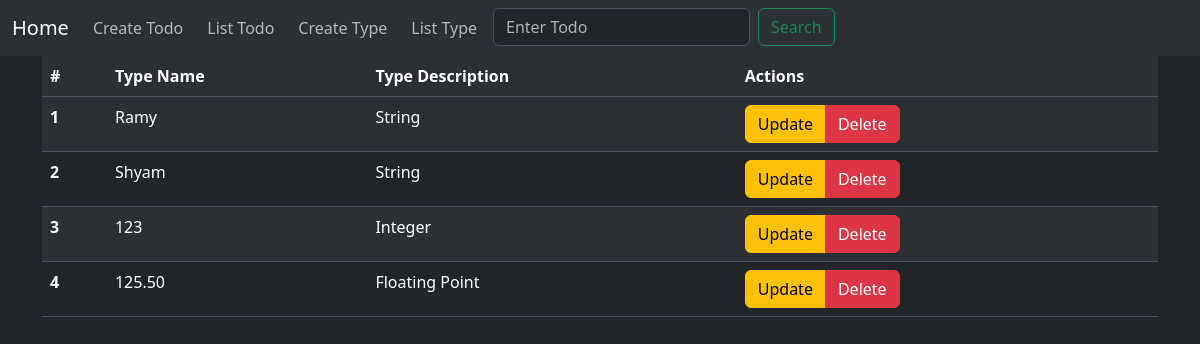
/type/, run on an earlier commit of the app's database.
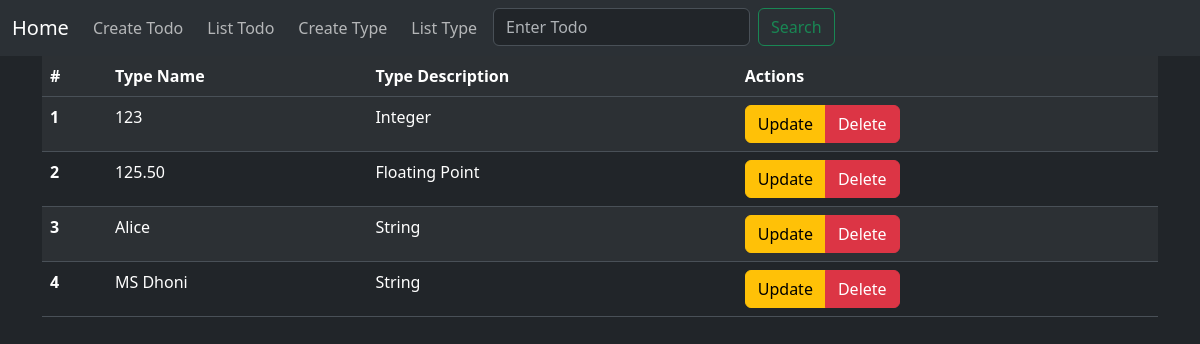
And on a later commit of the database.
### todo/models.py (models this page shows)
class Type(models.Model):
    type_name = models.CharField(max_length=300)
    type_description = type_description = models.TextField()

### todo/views.py (the view)
# urls.py: path('type/', type_view, name="type_list"),
def type_view(request):
    types = Type.objects.all()
    return render(request, 'type_page.html', context={'types': types})

### todo/templates/type_page.html (shortened to what this page needs)
{% extends "layout.html" %}
{% block content %}
    <table class="table table-striped">
    <tr>
      <th scope="col">#</th>
      <th scope="col">Type Name</th>
      <th scope="col">Type Description</th>
      <th scope="col">Actions</th>
    </tr>
  <tbody>
    {% for type in types%}
        <tr>
        <th scope="row">{{forloop.counter}}</th>
        <td>{{type.type_name}}</td>
        <td>{{type.type_description}}</td>
        <td>
          <div class="btn-group" role="group" aria-label="Basic mixed styles example">
          <a href="{% url 'update-type' pk=type.id %}" class="btn btn-warning">Update</a>
          <a data-bs-toggle="modal" data-bs-target="#confirmDelete" class="btn btn-danger">Delete</a>
          </div></td>
        </tr>
    {% endfor %}
      </tbody>
</table>
{% endblock %}

### todo/templates/layout.html (shortened to what this page needs)
{% load static %}
<!DOCTYPE html>
<html lang="en" data-bs-theme="dark">
    <head>
        <link href="https://cdn.jsdelivr.net/npm/bootstrap@5.3.6/dist/css/bootstrap.min.css" rel="stylesheet">
    </head>
    <body>
  <nav class="navbar navbar-expand-lg bg-body-tertiary">
  <div class="container-fluid">
    <a class="navbar-brand" href="{% url 'home' %}">Home</a>
    <div class="collapse navbar-collapse" id="navbarSupportedContent">
      <ul class="navbar-nav me-auto mb-2 mb-lg-0">
        <a href="/create_todo" class="nav-item nav-link me-2">Create Todo</a>
        <a href="/todo" class="nav-item nav-link me-2">List Todo</a>
        <a href="/create_type" class="nav-item nav-link me-2">Create Type</a>
        <a href="/type" class="nav-item nav-link me-2">List Type</a>
        <li class="nav-item">
          <form class="d-flex" role="search" method="get" action="{% url 'todo_search' %}">
            <input class="form-control me-2" name="q" type="search" placeholder="Enter Todo" aria-label="Search"/>
            <button class="btn btn-outline-success" type="submit">Search</button>
          </form>
        </li>
      </ul>
    </div>
  </div>
</nav>
        <div class= "container">
            {% block content %}
            {% endblock %}
        </div>
    </body>
</html>

What changed in the data, as far as the page shows it:
removed Type: type_name "Ramy", type_description "String"
removed Type: type_name "Shyam", type_description "String"
added Type: type_name "Alice", type_description "String"
added Type: type_name "MS Dhoni", type_description "String"
